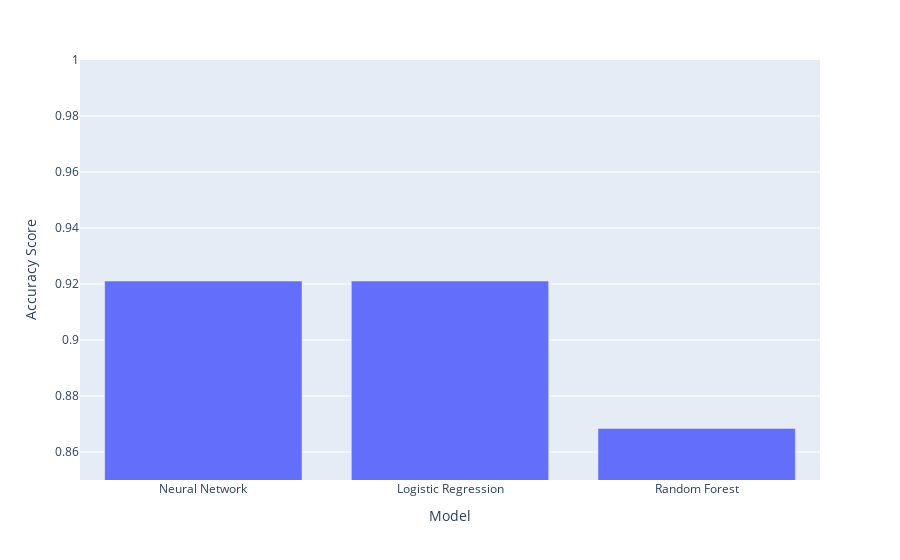

The cell this chart's notebook holds for it:
### Code cell
px.bar(scores, x="Model", y="F1 Score", range_y=[0.85, 1])
fig.write_image("imgs/f1_score.png")
fig.show()

### Figure 1 — Plotly figure (JSON) as saved in the notebook; plotly's stock layout.template omitted (floating-point values rounded to 4 significant figures)
{"data": [{"alignmentgroup": "True", "hovertemplate": "Model=%{x}<br>Accuracy Score=%{y}<extra></extra>", "legendgroup": "", "marker": {"color": "#636efa", "pattern": {"shape": ""}}, "name": "", "offsetgroup": "", "orientation": "v", "showlegend": false, "textposition": "auto", "type": "bar", "x": ["Neural Network", "Logistic Regression", "Random Forest"], "xaxis": "x", "y": [0.9211, 0.9211, 0.8684], "yaxis": "y"}], "layout": {"barmode": "relative", "legend": {"tracegroupgap": 0}, "margin": {"t": 60}, "xaxis": {"anchor": "y", "domain": [0, 1], "title": {"text": "Model"}}, "yaxis": {"anchor": "x", "domain": [0, 1], "range": [0.85, 1], "title": {"text": "Accuracy Score"}}}}
